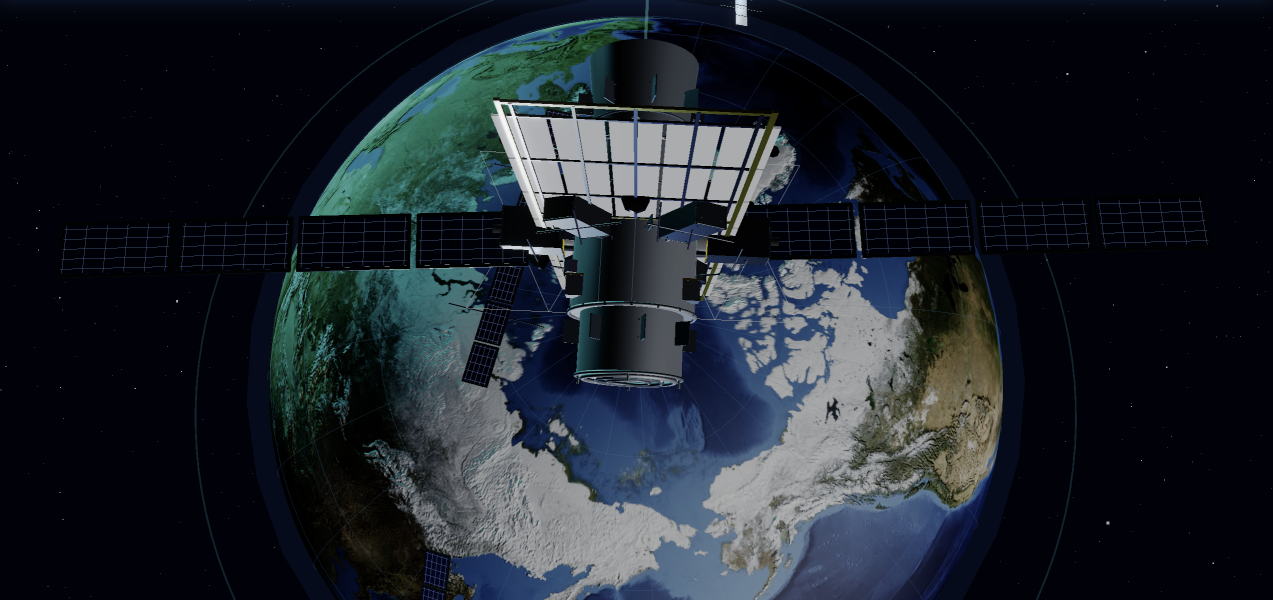
#> input picture Cover 2.png, 2545 x 1200 px (shown at 1/2 size)
$ python make_cover.py
#> lines starting #> are read from the running program, lines starting #| are printed output that depends on the picture
"""Render the LinkedIn post cover: the 'Cover 2' render with the Part II title overlaid.

Continues the first report's title ("Space-Based Data Center Infrastructure: A Multi-Physics
Approach") as Part II. A dark bottom gradient scrim gives the title contrast over the bright
Earth. Output: linkedin/Cover_Part_II.png
"""
import pathlib
from PIL import Image, ImageDraw, ImageFont

ROOT = pathlib.Path(__file__).resolve().parent.parent
SRC = ROOT / "Cover 2.png"
OUT = pathlib.Path(__file__).resolve().parent / "Cover_Part_II.png"
F = "C:/Windows/Fonts/"

TEAL = (94, 234, 212, 255)
WHITE = (255, 255, 255, 255)
SOFT = (222, 230, 238, 255)

im = Image.open(SRC).convert("RGBA")
#> im is the input picture: PIL image 2545x1200 RGBA; mean R, G, B, A 29.7, 35.8, 43.2, 255
W, H = im.size
#> W = 2545; H = 1200

# --- dark gradient scrim rising from the bottom ---
scrim = Image.new("RGBA", (W, H), (0, 0, 0, 0))
#> scrim: PIL image 2545x1200 RGBA; every value is 0
sd = ImageDraw.Draw(scrim)
top = int(H * 0.48)
#> top = 576
for y in range(top, H):
    t = (y - top) / (H - top)
    a = int(225 * (t ** 1.45))
    sd.line([(0, y), (W, y)], fill=(7, 12, 22, a))
im = Image.alpha_composite(im, scrim)
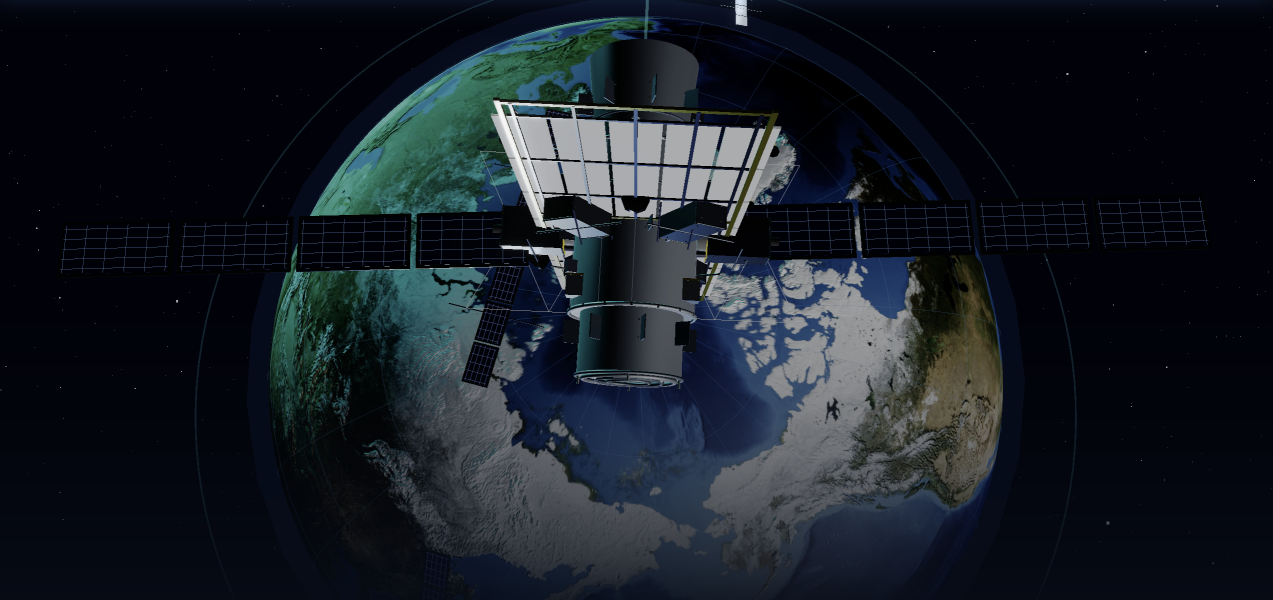
#> im: PIL image 2545x1200 RGBA (shown at 1/2 size); mean R, G, B, A 23.5, 29.6, 37, 255

draw = ImageDraw.Draw(im)
title_f = ImageFont.truetype(F + "segoeuib.ttf", 112)
sub_f = ImageFont.truetype(F + "seguisb.ttf", 58)
part_f = ImageFont.truetype(F + "segoeuib.ttf", 50)
kick_f = ImageFont.truetype(F + "segoeui.ttf", 34)
auth_f = ImageFont.truetype(F + "segoeui.ttf", 34)
cx = W // 2
#> cx = 1272


def tracked(y, text, font, fill, tracking):
    """Draw letter-spaced text centred on cx at vertical centre y."""
#> called with y = 732, text = 'PART II', fill = (94, 234, 212, 255), tracking = 16
    widths = [draw.textlength(ch, font=font) for ch in text]
#> widths = [30.16, 34.2, 34.73, 30.55, 15.89, 14.75, 14.75]
    total = sum(widths) + tracking * (len(text) - 1)
#> total = 271
    x = cx - total / 2
#> x = 1136.5
    asc, desc = font.getmetrics()
    ty = y - (asc + desc) / 2
    for ch, w in zip(text, widths):
        draw.text((x, ty), ch, font=font, fill=fill)
        x += w + tracking
#> this loop made 7 passes
#> (ch, w, x) on passes 1 to 7: ('P', 30.16, 1182.6), ('A', 34.2, 1232.8), ('R', 34.73, 1283.6), ('T', 30.55, 1330.1), (' ', 15.89, 1362), ('I', 14.75, 1392.8), ('I', 14.75, 1423.5)
#> after the loop, x = 1423.5


# kicker
tracked(int(H * 0.610), "PART II", part_f, TEAL, 16)
tracked(int(H * 0.672), "ENGINEERING STUDY  ·  2026", kick_f, (165, 205, 215, 255), 6)
#> the loop in tracked (call 2), `for ch, w in zip(text, widths):` made 26 passes
#> (ch, w, x) on passes 1 to 12: ('E', 21.48, 973.1), ('N', 25.44, 1004.6), ('G', 26.34, 1036.9), ('I', 10.03, 1052.9), ('N', 25.44, 1084.4), ('E', 21.48, 1111.9), ('E', 21.48, 1139.4), ('R', 23.62, 1169), ('I', 10.03, 1185), ('N', 25.44, 1216.4), ('G', 26.34, 1248.8), (' ', 10.81, 1265.6)
# title (soft shadow then white)
draw.text((cx + 2, int(H * 0.755) + 3), "Space-Based Data Center Infrastructure",
          font=title_f, fill=(0, 0, 0, 150), anchor="mm")
draw.text((cx, int(H * 0.755)), "Space-Based Data Center Infrastructure",
          font=title_f, fill=WHITE, anchor="mm")
# subtitle
draw.text((cx, int(H * 0.845)), "A Multi-Physics Approach", font=sub_f, fill=SOFT, anchor="mm")
# divider + author
draw.line([(cx - 150, int(H * 0.900)), (cx + 150, int(H * 0.900))], fill=TEAL, width=3)
draw.text((cx, int(H * 0.945)), "Samarjith Biswas, PhD", font=auth_f, fill=SOFT, anchor="mm")

im.convert("RGB").save(OUT, "PNG")
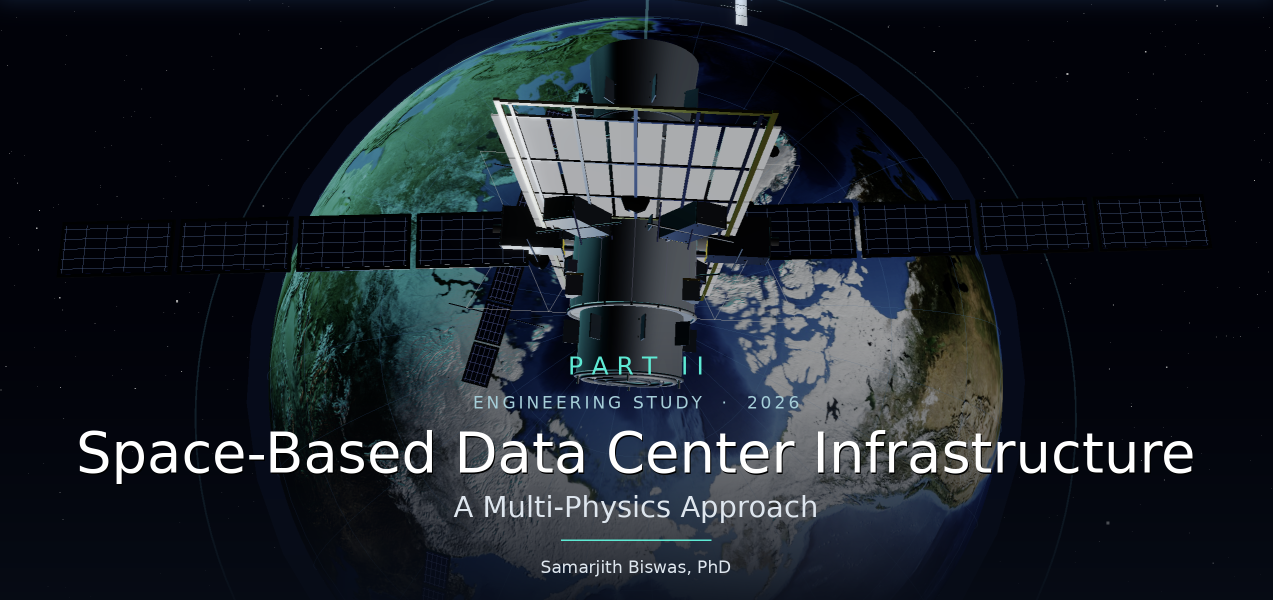
#> saved as Cover_Part_II.png: PIL image 2545x1200 RGB (shown at 1/2 size); mean R, G, B 27.9, 34, 41.3
print(f"wrote {OUT.name}  ({im.size[0]}x{im.size[1]})")
#| wrote Cover_Part_II.png  (2545x1200)
